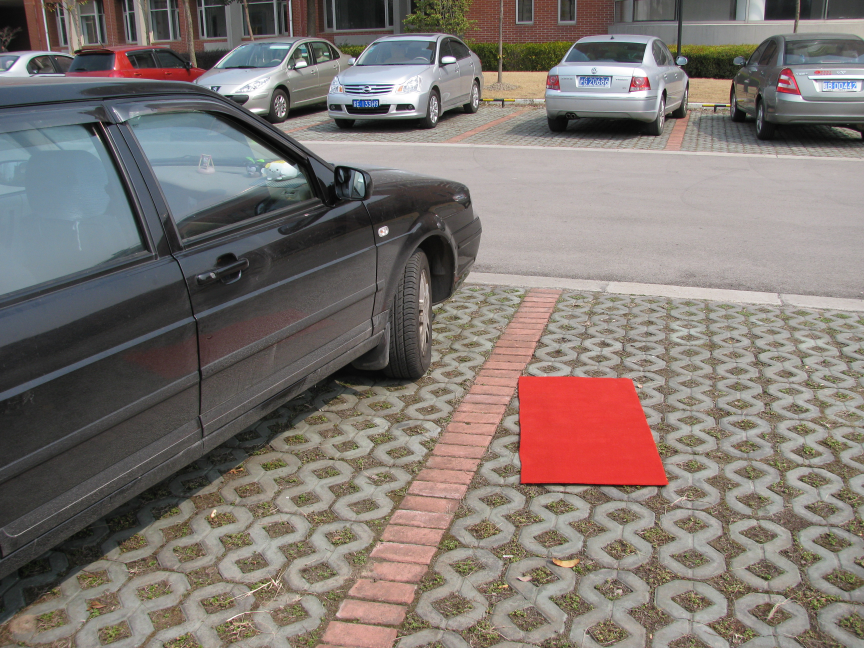
#> input picture xjb/2.JPG, 3456 x 2592 px (shown at 1/4 size)
$ python bin.py
#> lines starting #> are read from the running program, lines starting #| are printed output that depends on the picture; after the words box and inside, x2 and y2 are one past the last pixel; in counts of white or black regions, pixels touching at a corner belong together
#!/usr/bin/python
from PIL import Image

im = Image.open('./2.JPG')
#> im is the input picture: PIL image 3456x2592 RGB; mean R, G, B 126.7, 117.8, 112.7
pix = im.load()
ref = (232,68,59)

for i in range(im.size[0]):
    for j in range(im.size[1]):
        if ref[0]*0.8 < pix[i,j][0] < ref[0]*1.2 and \
           ref[1]*0.8 < pix[i,j][1] < ref[1]*1.2 and \
           ref[2]*0.8 < pix[i,j][2] < ref[2]*1.2:
            pix[i,j] = (255,255,255)
        else:
            pix[i,j] = (0,0,0)
im.show()
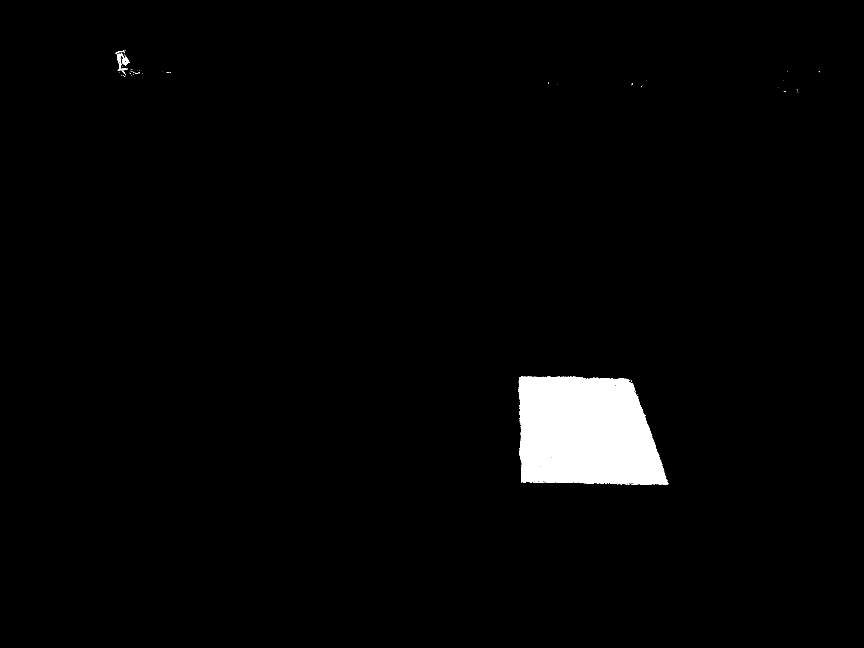
#> shown: PIL image 3456x2592 RGB (shown at 1/4 size); 2.4% white; 182 white regions (171 under 20 px), largest, box (x1, y1, x2, y2) and area: (2075, 1506, 2674, 1939) 210059, (463, 206, 486, 282) 582, (488, 226, 518, 263) 471
